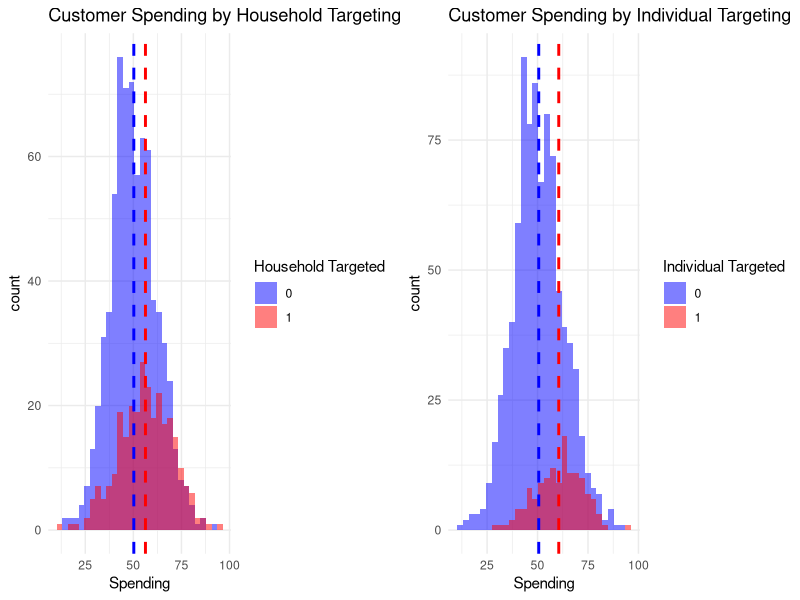
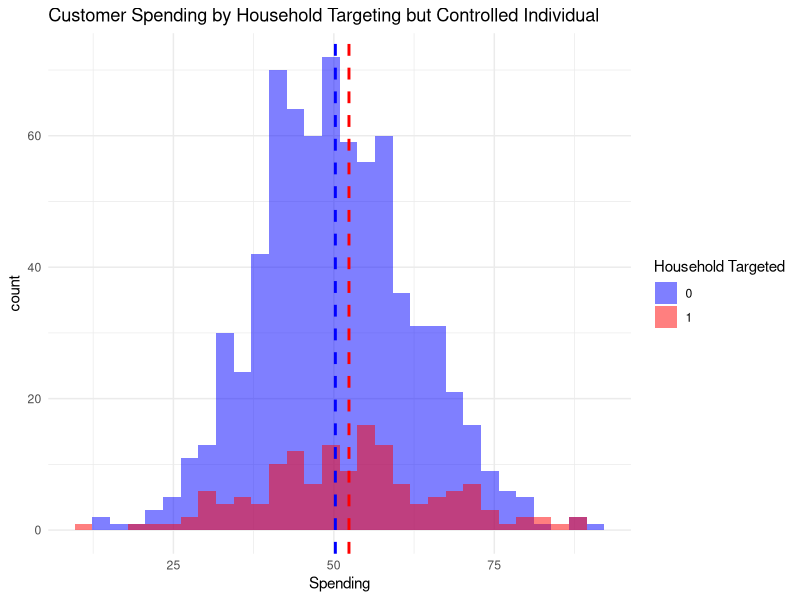

The R source for these figures, in order:
library(readr)
library(tidyverse)
library(gridExtra)
rm(list=ls())
customer <- read_csv("Customer Reaction.csv")

# Calculate means
mean_household_targeted <- mean(customer$Spending[customer$Household_Targeted == 1], na.rm = TRUE)
mean_household_not_targeted <- mean(customer$Spending[customer$Household_Targeted == 0], na.rm = TRUE)
mean_individual_targeted <- mean(customer$Spending[customer$Individual_targeted == 1], na.rm = TRUE)
mean_individual_not_targeted <- mean(customer$Spending[customer$Individual_targeted == 0], na.rm = TRUE)

# Create the first histogram
p1 <- ggplot(customer, aes(x = Spending, fill = as.factor(Household_Targeted))) +
  geom_histogram(position = "identity", alpha = 0.5, bins = 30) +
  geom_vline(aes(xintercept = mean_household_targeted), color = "red", linetype = "dashed", size = 1) +
  geom_vline(aes(xintercept = mean_household_not_targeted), color = "blue", linetype = "dashed", size = 1) +
  scale_fill_manual(values = c("0" = "blue", "1" = "red")) +
  labs(title = "Customer Spending by Household Targeting", x = "Spending", fill = "Household Targeted") +
  theme_minimal()

# Create the second histogram
p2 <- ggplot(customer, aes(x = Spending, fill = as.factor(Individual_targeted))) +
  geom_histogram(position = "identity", alpha = 0.5, bins = 30) +
  geom_vline(aes(xintercept = mean_individual_targeted), color = "red", linetype = "dashed", size = 1) +
  geom_vline(aes(xintercept = mean_individual_not_targeted), color = "blue", linetype = "dashed", size = 1) +
  scale_fill_manual(values = c("0" = "blue", "1" = "red")) +
  labs(title = "Customer Spending by Individual Targeting", x = "Spending", fill = "Individual Targeted") +
  theme_minimal()

# Arrange the plots side by side
grid.arrange(p1, p2, ncol = 2)

#filter individual targeted
customer_spillover <- customer[customer$Individual_targeted==0,]
mean_individual_from_household_targeted <- mean(customer_spillover$Spending[customer_spillover$Household_Targeted == 1], na.rm = TRUE)
mean_individual_from_household_not_targeted <- mean(customer_spillover$Spending[customer_spillover$Household_Targeted == 0], na.rm = TRUE)

p3 <- ggplot(customer_spillover, aes(x = Spending, fill = as.factor(Household_Targeted))) +
  geom_histogram(position = "identity", alpha = 0.5, bins = 30) +
  geom_vline(aes(xintercept = mean_individual_from_household_targeted), color = "red", linetype = "dashed", size = 1) +
  geom_vline(aes(xintercept = mean_individual_from_household_not_targeted), color = "blue", linetype = "dashed", size = 1) +
  scale_fill_manual(values = c("0" = "blue", "1" = "red")) +
  labs(title = "Customer Spending by Household Targeting but Controlled Individual", x = "Spending", fill = "Household Targeted") +
  theme_minimal()

p3

HH_diff<-tapply(customer$Spending,customer$Household_Targeted,mean)
II_diff<- tapply(customer$Spending,customer$Individual_targeted,mean)

details <- function(x){
  avg <- mean(x)
  std <- sd(x)
  n <- length(x)
  return(c(avg,std,n))
}

details(customer$Spending[customer$Household_Targeted==1 & customer$Individual_targeted==0])
details(customer$Spending[customer$Household_Targeted==1 & customer$Individual_targeted==1])
details(customer$Spending[customer$Household_Targeted==0 & customer$Individual_targeted==0])
details(customer$Spending[customer$Household_Targeted==0 & customer$Individual_targeted==1])

#main test
x <- customer_spillover$Spending[customer_spillover$Household_Targeted==1]
y <- customer_spillover$Spending[customer_spillover$Household_Targeted==0]
t.test(x,y,alternative = "greater")
t.test(data=customer_spillover,Spending~as.factor(Household_Targeted), alternative = "less") #the comparision is opposite


#extra
t.test(data=customer,Spending~Household_Targeted, alternative = "less")
t.test(data=customer,Spending~Individual_targeted, alternative = "less")
t.test(data=customer_spillover,Spending~as.factor(Household_Targeted), alternative = "less", mu=2)


# Calculate the mean spending for each group
mean(customer_spillover$Spending[customer_spillover$Household_Targeted == 1])
mean(customer_spillover$Spending[customer_spillover$Household_Targeted == 0])


